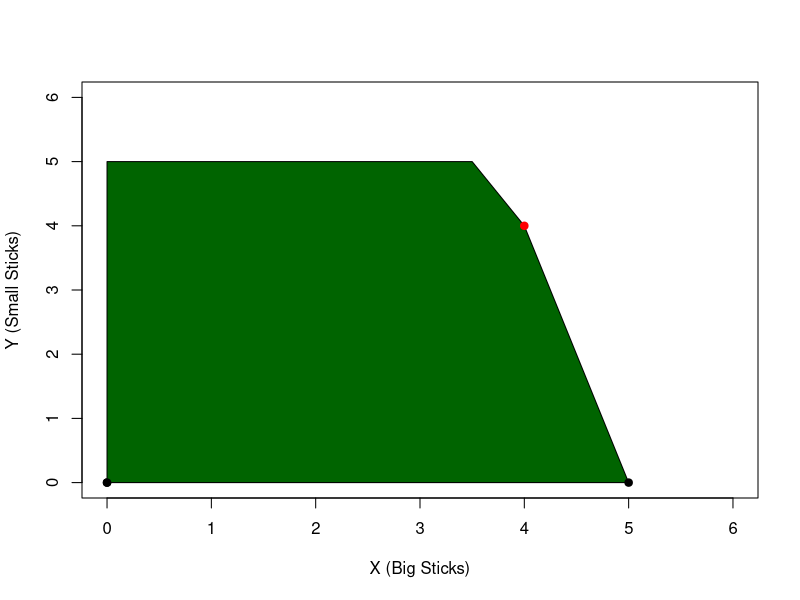
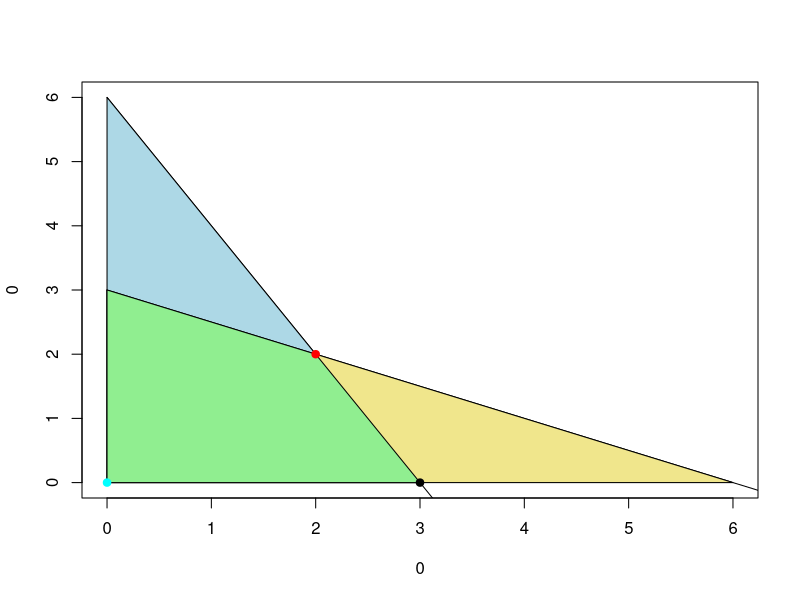

Write R code to recreate these figures, in order.
## ---- chunk 1
# install.packages("lpSolve")
library("lpSolve")
## ---- chunk 2
# Set up problem: maximize
# x1 + 9 x2 + x3 subject to
# x1 + 2 x2 + 3 x3 <= 9
# 3 x1 + 2 x2 + 2 x3 <= 15

# First, we define our objective function. We pass in the coefficients as a vector to f.obj
f.obj <- c(1, 9, 1)

# Next, we define our constraints. We pass in a matrix of the coefficients to f.con
f.con <- matrix (c(1, 2, 3, 3, 2, 2), nrow=2, byrow=TRUE)

# Now we're telling it that the direction of the constraints is <=
f.dir <- c("<=", "<=")

# Lastly, we define the right hand side of the equations (the values that the constraints are tied to)
f.rhs <- c(9, 15)


# Now run.

result <- lp("max", f.obj, f.con, f.dir, f.rhs)


# This tells us the optimal value of the objective function
result$obj.val

# But it does not tell us by default what values of x give it that value! 
result$solution

# What if we want the sensitivities? 
result$sens.coef.from

result$sens.coef.to

result$duals



## ---- chunk 3
#Identify objective function
#C = 6x + 2y
#Identify constraints
#10x + 5y <= 60 
#8x + 2y <= 40
#y <= 5

time_constraint <- function(x) 12 - 2*x
space_constraint <- function(x) 20 - 4*x
small_stick_constraint <- function(x) 5

x <- 0:10
xlims <- c(0, 6)
ylims <- c(0, 20)

#plot(x, time_constraint(x), type="l", xlim=xlims, ylim=ylims, ylab="Y (Small Sticks)", xlab="X (Big Sticks)")
#polygon(x=c(0, 0, 6), y=c(0, 12, 0), col="lightblue")
#lines(x, space_constraint(x))
#polygon(x=c(0, 0, 4), y=c(12, 20, 4), col="khaki")
#polygon(x=c(0, 0, 4, 5), y=c(0, 12, 4, 0), col="lightgreen")
#lines(x, rep(small_stick_constraint(x), times=11))
#polygon(x=c(0, 0, 3.5, 4, 5), y=c(0, 5, 5, 4, 0), col="darkgreen")
#polygon(x=c(4, 5, 6), y=c(4, 0, 0), col="darkcyan")
#polygon(x=c(3.5, 3.75, 4), y=c(5, 5, 4), col="goldenrod1")
#polygon(x=c(3.75, 4, 6, 6), y=c(5, 4, 0, 5), col="gray")

plot(0, 0, xlim=c(0,6), ylim=c(0,6), ylab="Y (Small Sticks)", xlab="X (Big Sticks)")
polygon(x=c(0, 0, 3.5, 4, 5), y=c(0, 5, 5, 4, 0), col="darkgreen")
points(0, 0, pch=19, col="black")
points(5, 0, pch=19, col="black")
points(4, 4, pch=19, col="red")

# First, we define our objective function. We pass in the coefficients as a vector to f.obj
f.obj <- c(6, 2)

# Next, we define our constraints. We pass in a matrix of the coefficients to f.con
f.con <- matrix (c(10, 5, 8, 2, 0, 1), nrow=3, byrow=TRUE)

# Now we're telling it that the direction of the constraints is <=
f.dir <- c("<=", "<=", "<=")

# Lastly, we define the right hand side of the equations (the values that the constraints are tied to)
f.rhs <- c(60, 40, 5)


# Now run.
result <- lp("max", f.obj, f.con, f.dir, f.rhs)
result$solution
## ---- chunk 4
#Identify objective function
#C = 3x + 2y
#Identify constraints
#2x + y <= 6
#x + 2y <= 6

# Let's graph it! 
constraint_one <- function(x) 6 - 2*x
constraint_two <- function(x) 3 - 0.5*x
x <- 0:10
constraint_one_points <- constraint_one(x)
constraint_two_points <- constraint_two(x)
limits <- c(0, 6)

plot(0, 0, xlim=limits, ylim=limits, type="l")
lines(x, constraint_one_points)
lines(x, constraint_two_points)
polygon(x=c(0, 0, 3), y=c(0, 6, 0), col="lightblue")
polygon(x=c(0, 0, 6), y=c(0, 3, 0), col="khaki")
polygon(x=c(0, 0, 2, 3), y=c(0, 3, 2, 0), col="lightgreen")

# We start at the origin, the basic feasible solution
points(0, 0, pch=19, col="cyan")

# We pivot to the next feasible solution
points(3, 0, pch=19)

# We pivot to the optimal feasible solution
points(2, 2, pch=19, col="red")

# Define our objective function. We pass in the coefficients as a vector to f.obj
f.obj <- c(3, 2)

# Next, we define our constraints. We pass in a matrix of the coefficients to f.con
f.con <- matrix (c(2, 1, 1, 2), nrow=2, byrow=TRUE)

# Now we're telling it that the direction of the constraints is <=
f.dir <- c("<=", "<=")

# Lastly, we define the right hand side of the equations (the values that the constraints are tied to)
f.rhs <- c(6, 6)


# Now run.
result <- lp("max", f.obj, f.con, f.dir, f.rhs)
result
result$solution
